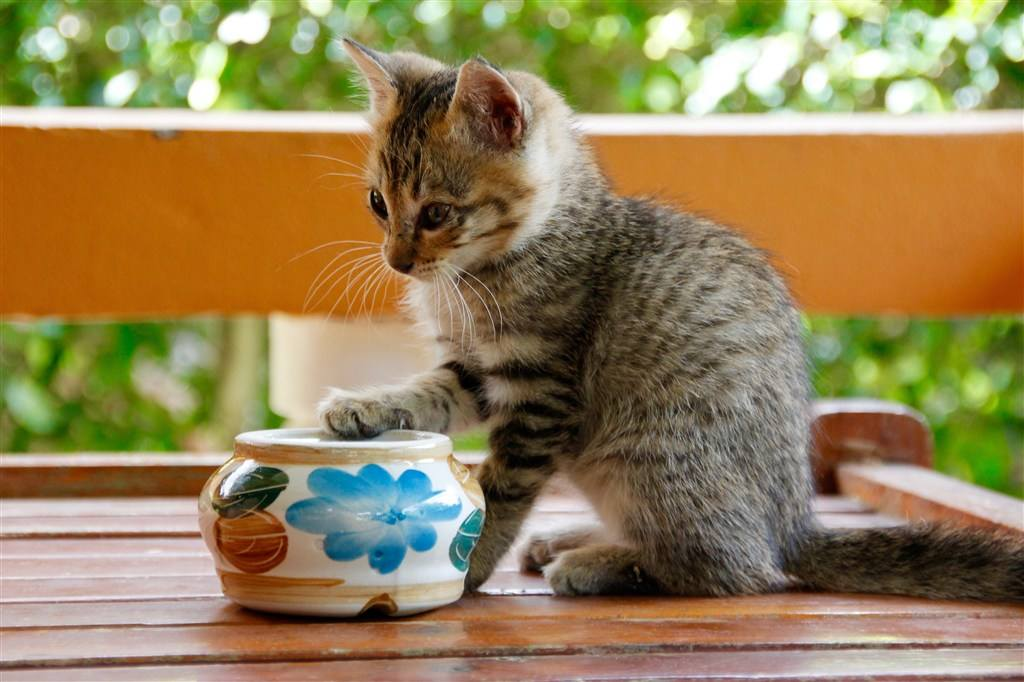
#> input picture opencv/image/cat.jpeg, 1024 x 682 px
$ python '16-直方图.py'
#> lines starting #> are read from the running program, lines starting #| are printed output that depends on the picture
#-*- coding = utf-8 -*-
#@Time : 2021/2/11 下午2:30
#@Author : 小方
#@File :16-直方图.py
#@Software : PyCharm
import cv2 as cv
import numpy as np
import matplotlib.pyplot as plt

cat = cv.imread("./image/cat.jpeg", 0)  # 灰度图
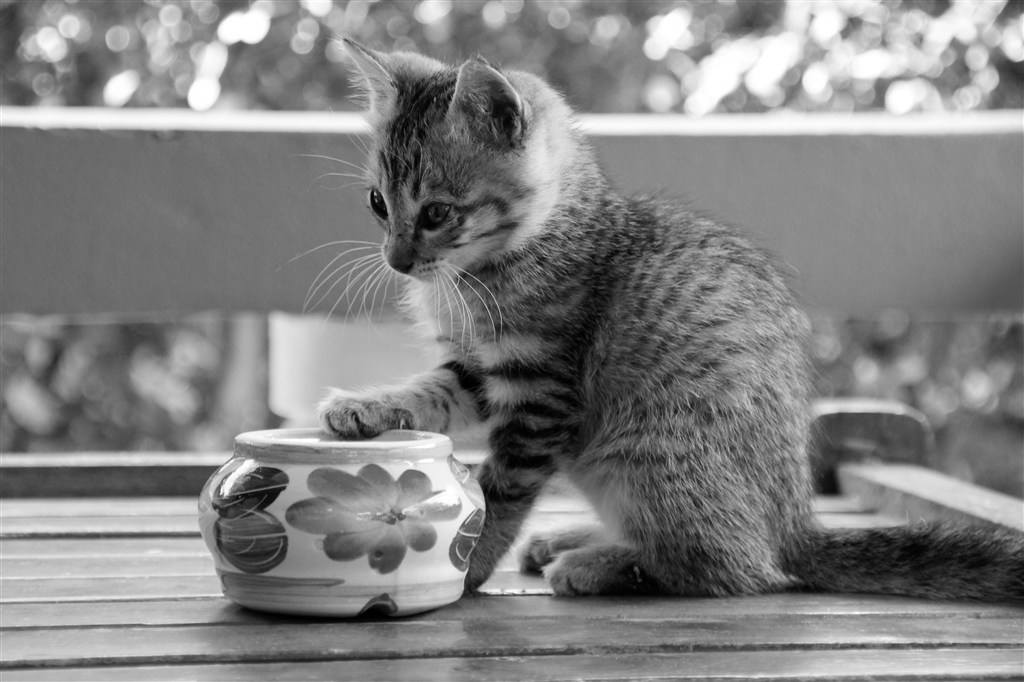
#> cat: shape (682, 1024); min 0, max 255, mean 130.2

# 直方图
hist = cv.calcHist([cat], [0], None, [256], [0, 256])
#> hist = 256 values, max 12840 at index 139, min 235 at index 1, mean 2728

plt.figure(figsize=(10, 8)) # 画布
plt.plot(hist)

# plt.imshow(cat, cmap=plt.cm.gray)
plt.show()
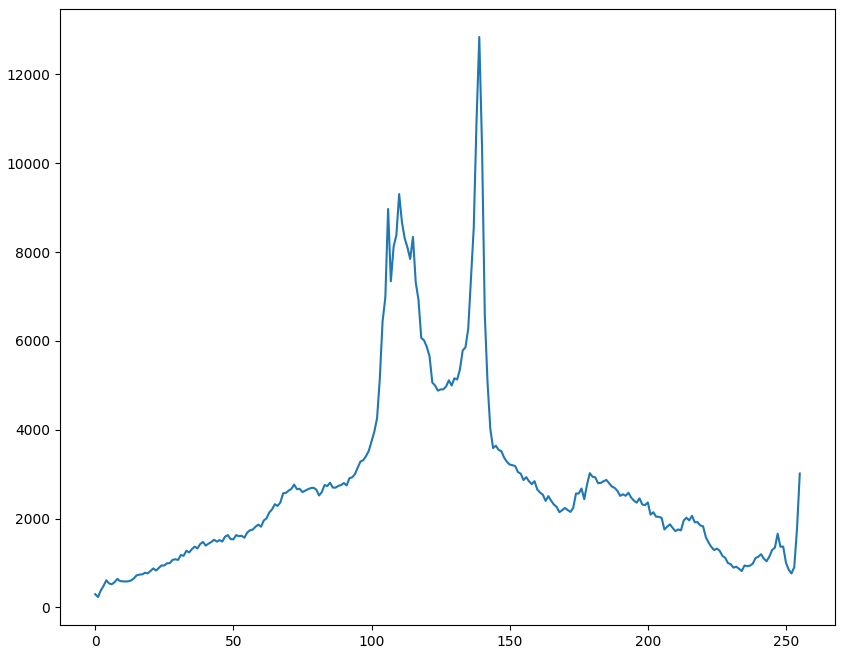
#> figure drawn by matplotlib, 1 panel; curve peaks at x = 139, y = 12840
